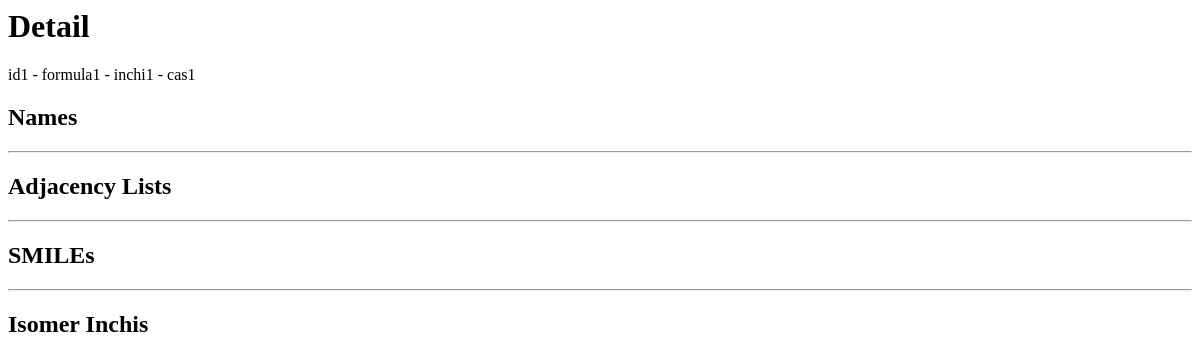
The page /species_detail/1 on the database as committed earlier.
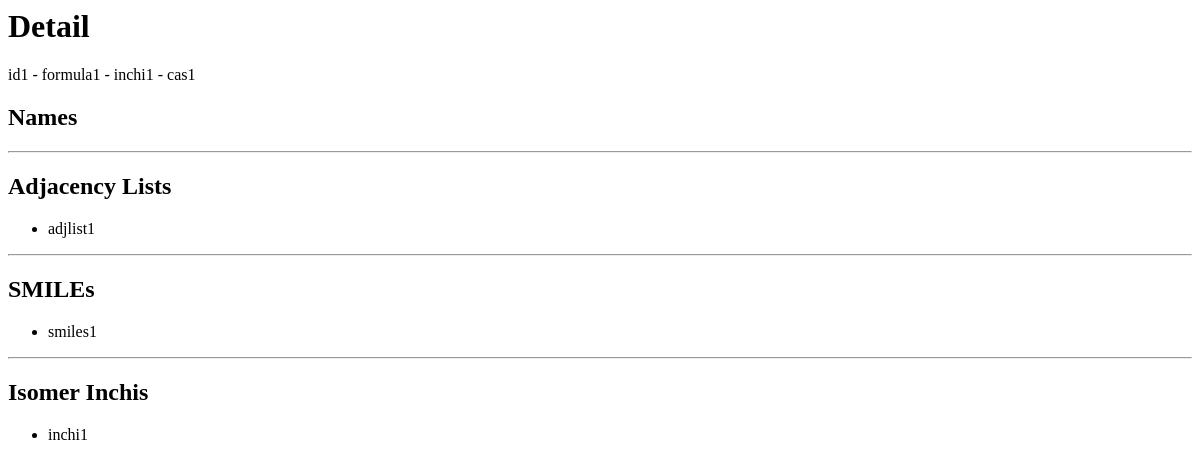
The same page on the database as committed later.
### database/models/reaction_species.py (models this page shows, shortened)
class Structure(models.Model):
    isomer = models.ForeignKey(Isomer, on_delete=models.CASCADE)
    smiles = models.CharField('SMILES', blank=True, max_length=500)
    adjacencyList = models.TextField('Adjacency List')
    electronicState = models.IntegerField('Electronic State')

### database/views.py (the view)
# urls.py: path(r"species_detail/<int:pk>", views.SpeciesDetail.as_view(), name="species-detail")
class SpeciesDetail(DetailView):
    model = Species
    def get_context_data(self, **kwargs):
        context = super().get_context_data(**kwargs)
        structures = Structure.objects.filter(isomer__species=self.get_object())
        context["names"] = (
            self.get_object().speciesname_set.all().values_list("name", flat=True)
        )
        context["adjlists"] = structures.values_list("adjacencyList", flat=True)
        context["smiles"] = structures.values_list("smiles", flat=True)
        context["isomer_inchis"] = self.get_object().isomer_set.values_list(
            "inchi", flat=True
        )
        return context

### database/templates/database/species_detail.html (shortened to what this page needs)
<h1>Detail</h1>
{% block content %}
    {{ species.sPrimeID }} - {{ species.formula }} - {{ species.inchi }} - {{ species.cas }}
    <h2>Names</h2>
    <hr>
    <h2>Adjacency Lists</h2>
    <ul>
        {% for adjlist in adjlists %}
            <li>{{ adjlist }}</li>
        {% endfor %}
    </ul>
    <hr>
    <h2>SMILEs</h2>
    <ul>
        {% for smile in smiles %}
            <li>{{ smile }}</li>
        {% endfor %}
    </ul>
    <hr>
    <h2>Isomer Inchis</h2>
    <ul>
        {% for isomer_inchi in isomer_inchis %}
            <li>{{ isomer_inchi }}</li>
        {% endfor %}
    </ul>
{% endblock %}

Rows that differ between the two databases and show on the page:
added Structure: adjacencyList "adjlist1", smiles "smiles1"
Other text that changed with them:
new list line: "inchi1"
